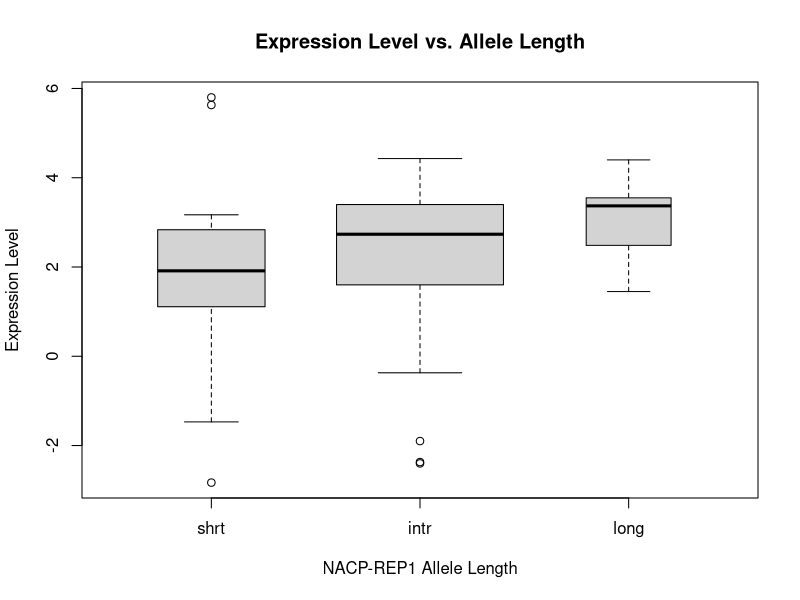
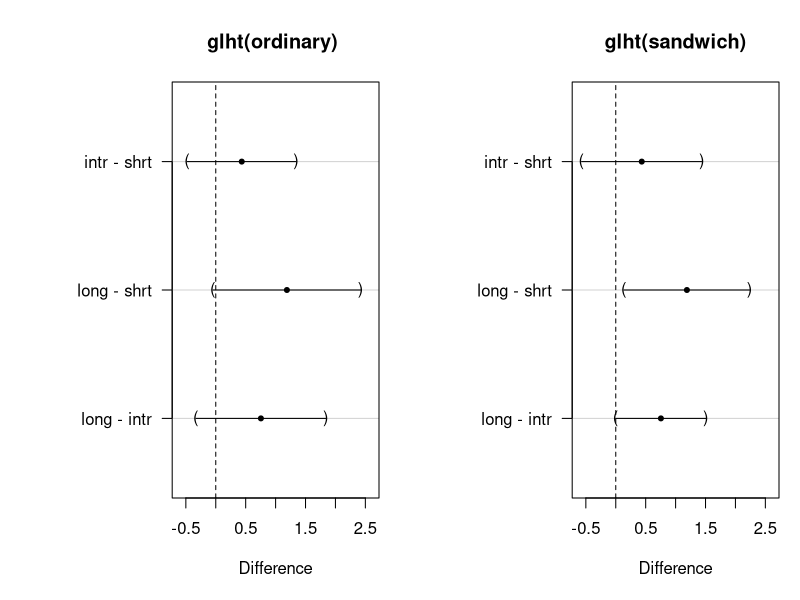
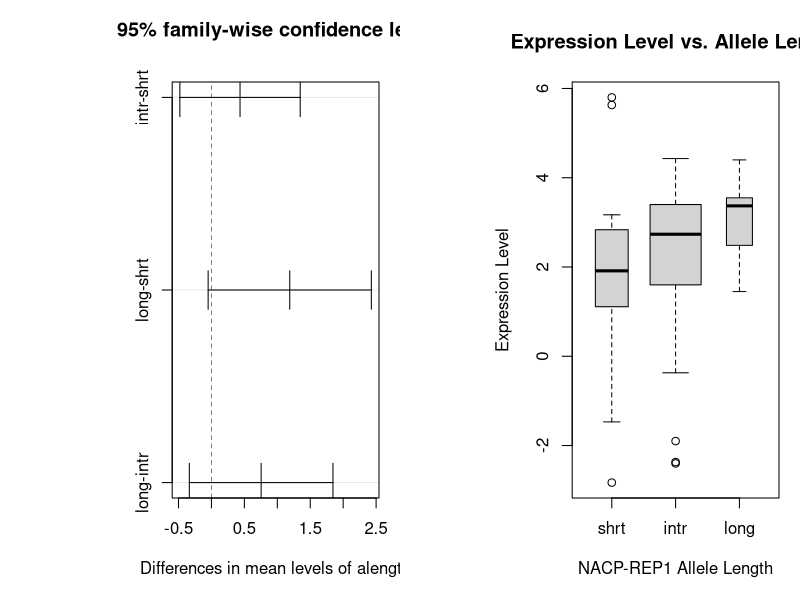
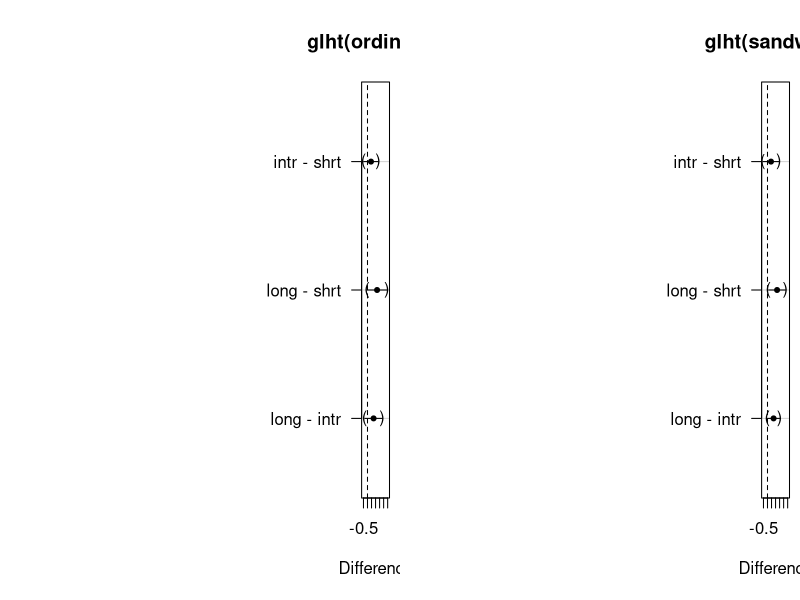
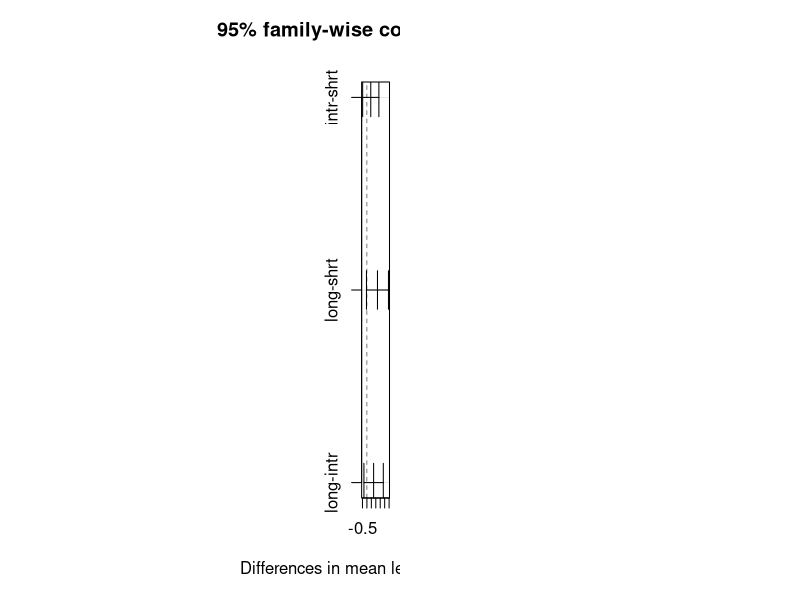
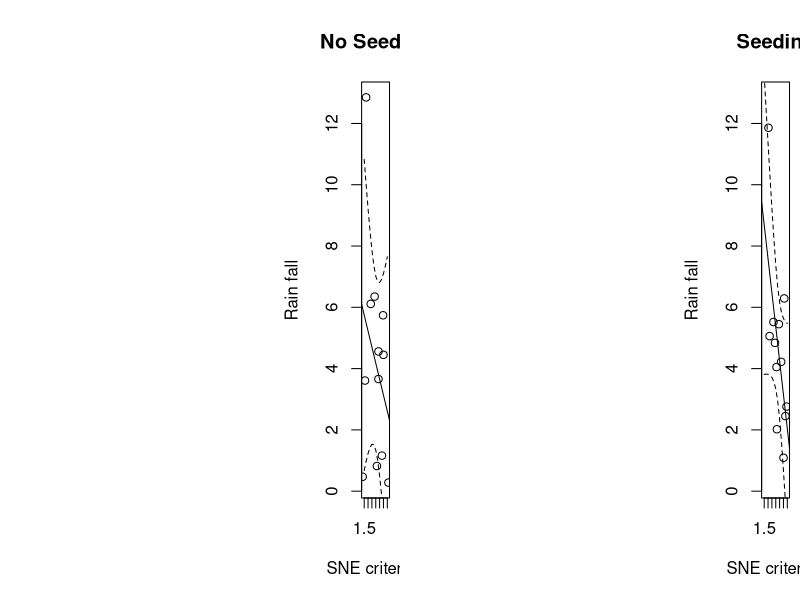
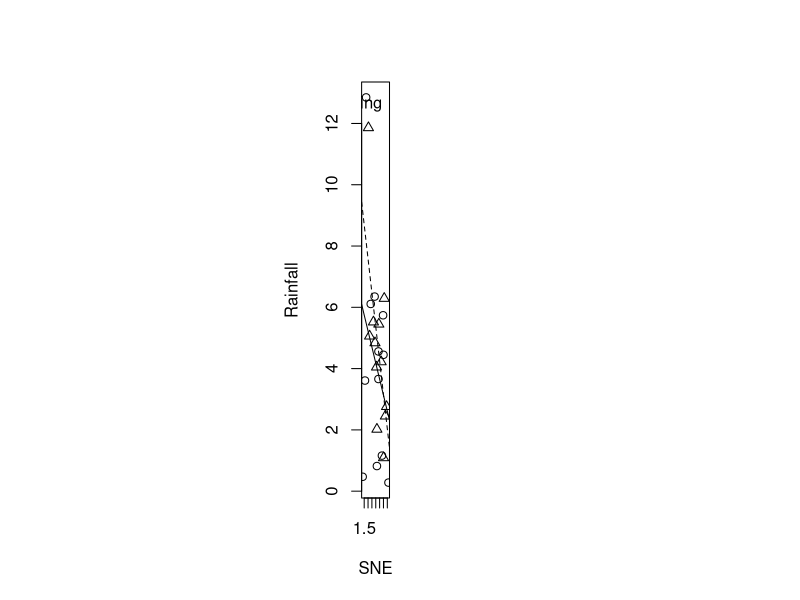
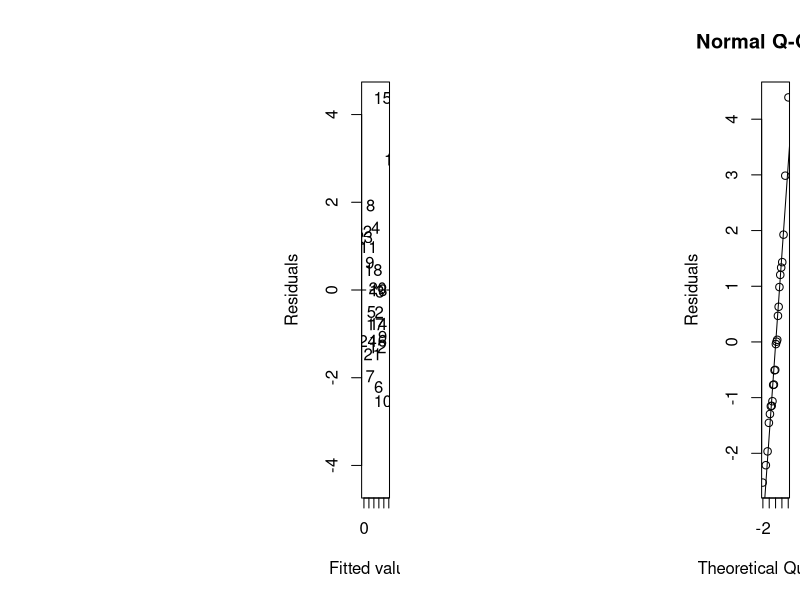

Source code (R) for these figures, in order:
## ---- chunk 1
knitr::opts_chunk$set(message=F,warning=F,echo=F,fig_height=10,fig_width=7,cache = F)

## ---- chunk 2
library(HSAUR3)        
library(multcomp)  
library(emmeans)
library(ggplot2)
library(coin)
library(sandwich)

## ---- chunk 3
data("alpha")
head(alpha)



#sorting the alpha data into the right former
n <- table(alpha$alength)
levels(alpha$alength) <- abbreviate(levels(alpha$alength))


#Anova 
alpha.data.aov <- aov(elevel ~ alength, data = alpha)
paste("F-test")
summary(alpha.data.aov)

#plot to check variance homogeneity
plot(elevel ~ alength,
     data = alpha,
     varwidth = TRUE,
     main = "Expression Level vs. Allele Length",
     ylab = "Expression Level", 
     xlab = "NACP-REP1 Allele Length")


#General linear hypothesis test 
alpha.data.glht <- glht(alpha.data.aov,
                        linfct = mcp(alength = "Tukey"))


#Summary of the glht model
paste("glht summary")
summary(alpha.data.glht)


paste("glht(ordinary) coefficients")
coef(alpha.data.glht)


paste("glht(ordinary) covariances matrix")
vcov(alpha.data.glht)

#variance homogeneity is violated


#Create a sandwich estimator glht model
alpha.data.glht.sw <- glht(alpha.data.aov,
                           linfct = mcp(alength = "Tukey"),
                           vcov = sandwich)


paste("Figure 1c:glht(sandwich) summary")
summary(alpha.data.glht.sw)


paste("glht(sandwich) coefficients")
coef(alpha.data.glht.sw)


paste("glht(sandwich) covariances matrix")
vcov(alpha.data.glht.sw)


#plot comparison between the ordinary and the sandwich glht models
par(mai = par("mai") * c(1, 2.1, 1, 0.5))
layout(matrix(1:2, ncol = 2))
plot(alpha.data.glht,
     xlim = c(-0.6, 2.6),
     main = "glht(ordinary) ",
     xlab = "Difference",
     ylim = c(0.5, 3.5))
plot(alpha.data.glht.sw,
     xlim = c(-0.6, 2.6),
     main = "glht(sandwich)",
     xlab = "Difference",
     ylim = c(0.5, 3.5))


#TukeyHSD 
alpha.data.hsd <- TukeyHSD(alpha.data.aov)

paste("Figure 1d:TukeyHSD summary")
alpha.data.hsd


#Plot TukeyHSD model
plot(alpha.data.hsd)
## ---- chunk 4
data("alpha")




#sorting the alpha data into proper former
n <- table(alpha$alength)
levels(alpha$alength) <- abbreviate(levels(alpha$alength))


#Create anova model using aov
alpha.data.aov <- aov(elevel ~ alength, data = alpha)
paste("Figure 1a: F-test")
summary(alpha.data.aov)

#plot to check variance homogeneity
plot(elevel ~ alength,
     data = alpha,
     varwidth = TRUE,
     main = "Expression Level vs. Allele Length",
     ylab = "Expression Level", 
     xlab = "NACP-REP1 Allele Length")


#General linear hypothesis test using the above anova model
alpha.data.glht <- glht(alpha.data.aov,
                        linfct = mcp(alength = "Tukey"))


#Summary of the glht model
paste("Figure 1b:glht(ordinary) summary")
summary(alpha.data.glht)




#Create a sandwich estimator glht model
alpha.data.glht.sw <- glht(alpha.data.aov,
                           linfct = mcp(alength = "Tukey"),
                           vcov = sandwich)

paste("Figure 1c:glht(sandwich) summary")
summary(alpha.data.glht.sw)


#plot comparison between the ordinary and the sandwich glht models
par(mai = par("mai") * c(1, 2.1, 1, 0.5))
layout(matrix(1:2, ncol = 2))
plot(alpha.data.glht,
     xlim = c(-0.6, 2.6),
     main = "glht(ordinary) ",
     xlab = "Difference",
     ylim = c(0.5, 3.5))
plot(alpha.data.glht.sw,
     xlim = c(-0.6, 2.6),
     main = "glht(sandwich)",
     xlab = "Difference",
     ylim = c(0.5, 3.5))


#TukeyHSD 
alpha.data.hsd <- TukeyHSD(alpha.data.aov)

paste("Figure 1d:TukeyHSD summary")
alpha.data.hsd


#Plot TukeyHSD model
plot(alpha.data.hsd)


## ---- chunk 5
data("clouds")
#head(clouds)

confband <- function(subset, main) {
mod <- lm(rainfall ~ sne, data = clouds, subset = subset)
sne_grid <- seq(from = 1.5, to = 4.5, by = 0.25)
K <- cbind(1, sne_grid)
sne_ci <- confint(glht(mod, linfct = K))
plot(rainfall ~ sne, data = clouds, subset = subset,
xlab = "SNE criterion", main = main,
ylab = "Rain fall",
xlim = range(clouds$sne),
ylim = range(clouds$rainfall))
abline(mod)
lines(sne_grid, sne_ci$confint[,2], lty = 2)
lines(sne_grid, sne_ci$confint[,3], lty = 2)
}


## ---- chunk 6
paste("Figure 2a")
layout(matrix(1:2, ncol = 2))
confband(clouds$seeding == "no", main = "No Seeding")
confband(clouds$seeding == "yes", main = "Seeding")





#Plot: seeding vs no seeding with respect to SNE
seeding.dat <- as.numeric(clouds$seeding)
plot(rainfall ~ sne,
     ylab = "Rainfall",
     xlab = "SNE",
     data = clouds,
     pch = seeding.dat)
abline(lm(rainfall ~ sne, data = clouds,
          subset = seeding == "no"))
abline(lm(rainfall ~ sne, data = clouds,
          subset = seeding == "yes"), lty = 2)
legend("topright", legend = c("No seeding", "Seeding"),
       pch = 1:2, lty = 1:2, bty = "n")

## ---- chunk 7
data(clouds)

#Fitting a linear regression model 
clouds_formula <- rainfall ~ seeding + 
  seeding:(sne + cloudcover + prewetness + echomotion) + time

clouds.model <- lm(clouds_formula, data = clouds)



fitted.model <- fitted(clouds.model)
residuals.model <- residuals(clouds.model)


#Checking the goodness fit of the model
#Fitted vs Residuals
#qqnorm plot to check if normality assumption is violated


paste("Figure 2b")
layout(matrix(1:2, ncol = 2))
plot(fitted.model, residuals.model,
     xlab = "Fitted values",
     ylab = "Residuals",
     type = "n",
     ylim = max(abs(residuals.model)) * c(-1, 1))
abline(h = 0, lty = 2)
text(fitted.model, residuals.model, labels = rownames(clouds))
qqnorm(residuals.model,
       ylab = "Residuals")
qqline(residuals.model)


## ---- chunk 8
#K Matrix 
K <- cbind(0, diag(length(coef(clouds.model)) - 1))
rownames(K) <- names(coef(clouds.model))[-1]
# General Linear Hypotheses
test <- glht(clouds.model, linfct = K)


#Testing the global hypothesis using multi-linear regression
paste("Simple multi-linear regression")
summary(clouds.model)


#Testing the global hypothesis using glht() with interaction parameters set to 0
paste("General linear hypothesis test")
summary(test)



## ---- chunk 9
data(womensrole)

fm2 <- cbind(agree,disagree) ~ gender*education

womensrole_glm_2 <- glm(fm2, data=womensrole, family=binomial())
summary(womensrole_glm_2)


## ---- chunk 10
#MATRIX 
mat.rix <- cbind(0, diag(length(coef(womensrole_glm_2))-1))
#Renaming the columns 
rownames(mat.rix) <- names(coef(womensrole_glm_2))[-1]
#
glht.O <- glht(womensrole_glm_2, linfct=mat.rix)
#printing summary 
summary(glht.O)
